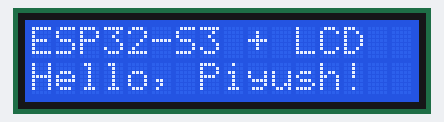
Recording of a program running on a simulated ESP32 board running MicroPython. On the bench: 16×2 character LCD. Library files of the repository ran but are not shown: esp8266_i2c_lcd.py; what the program prints to the serial console is not drawn. At 8.5 s the program stops and its outputs stay as they are.

Above: at 0.2 s.
At 3.2 s:
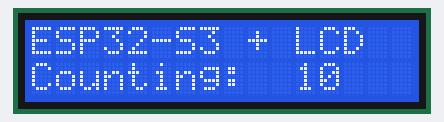
At 4.3 s:
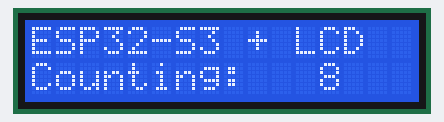
At 4.8 s:
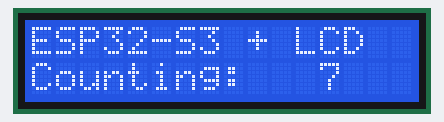
At 6.4 s:
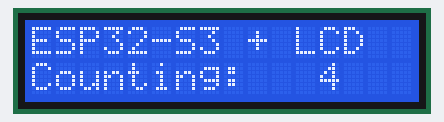
At 8.5 s:
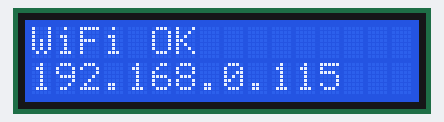

The program:

main.py
```python
from machine import Pin, I2C
from esp8266_i2c_lcd import I2cLcd
import time

I2C_ADDR = 0x27
i2c = I2C(0, sda=Pin(8), scl=Pin(9), freq=100000)

found = i2c.scan()
print("I2C devices:", [hex(a) for a in found])
if I2C_ADDR not in found and found:
    I2C_ADDR = found[0]
    print("Falling back to first device:", hex(I2C_ADDR))

lcd = I2cLcd(i2c, I2C_ADDR, 2, 16)
lcd.clear()
lcd.putstr("ESP32-S3 + LCD")
lcd.move_to(0, 1)
lcd.putstr("Hello, Piyush!")

time.sleep(3)
for i in range(10, 0, -1):
    lcd.move_to(0, 1)
    lcd.putstr("Counting:  {:>2}   ".format(i))
    time.sleep(0.5)

lcd.clear()
lcd.putstr("WiFi OK")
lcd.move_to(0, 1)
lcd.putstr("192.168.0.115")
```

Measured:
- what the display in image 0 shows lasts 3.1 s, from 0.1 s to 3.2 s
- what the display in image 1 shows lasts 0.5 s, from 3.2 s to 3.7 s
